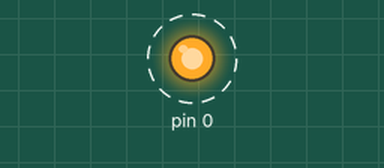
Simulated run of this sketch. Board: Arduino Uno, built for the host (arithmetic inside an expression is 32-bit, double 64-bit). Parts: output pins drawn as LEDs (lit = HIGH). Dashed ring = blinking.

Above: at 0.7 s.
Timing chart, 0 to 5.6 s (numbered marks = the images above):
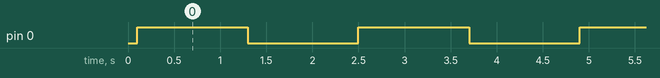

Measured:
- by itself, pin 0: alternates HIGH for 1.2 s and LOW for 1.2 s

The sketch:

Relay.ino
```cpp
#define Relay_Pin PA0   //Define Relay Pin

void setup() {
  pinMode(Relay_Pin, OUTPUT); //Set relay pin as Output
  digitalWrite(Relay_Pin, LOW); //Turn off the relay initially
  delay(100);
}

void loop() {
  digitalWrite(Relay_Pin, HIGH);  //Turn ON the relay
  delay(1200);
  digitalWrite(Relay_Pin, LOW);  //Turn OFF the relay
  delay(1200);
}
```
